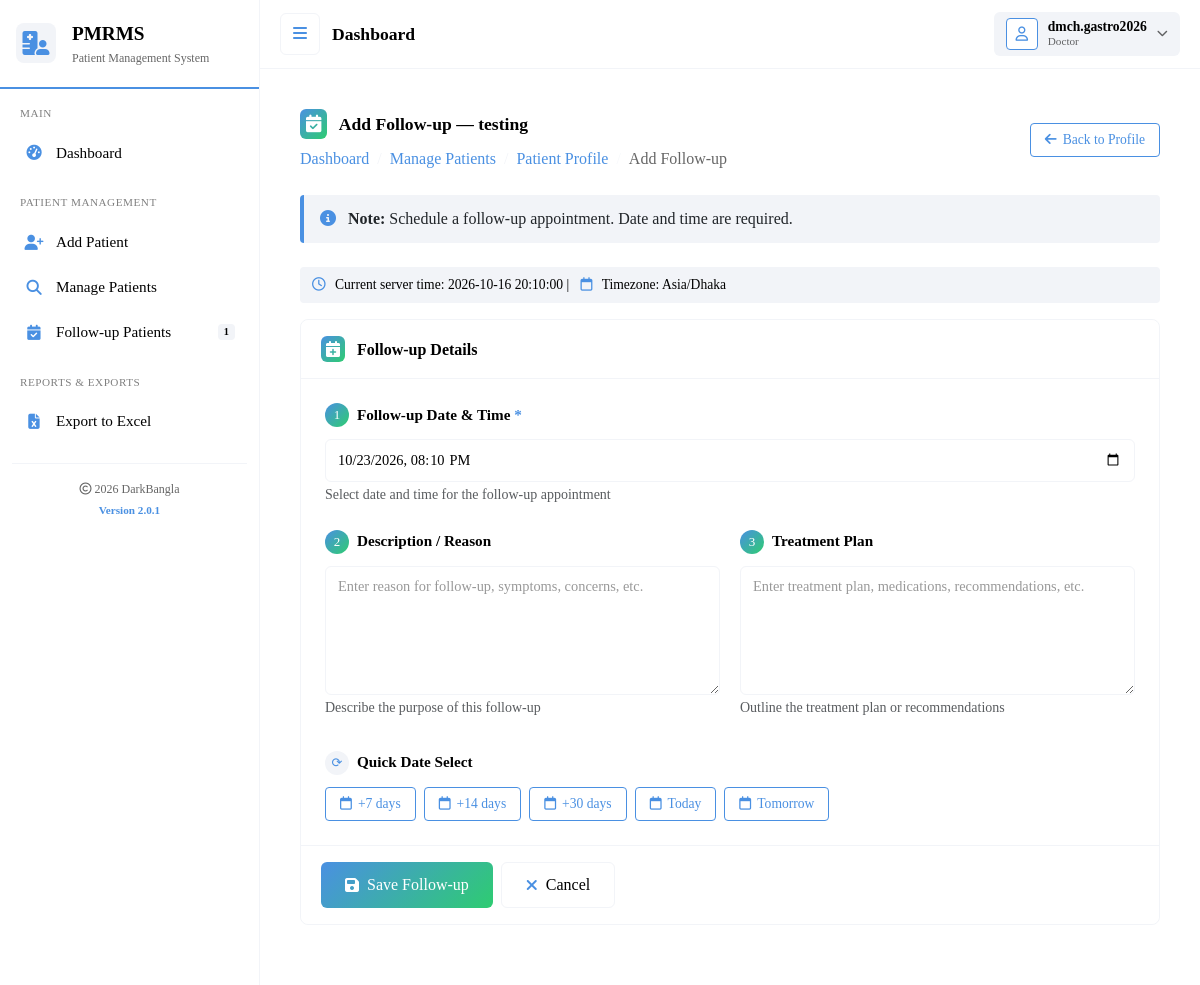
The app's page /?r=modules/followup/add&patient_id=32 (signed in) with its own data.
### tables this page shows
CREATE TABLE `users` (
  `id` int(11) NOT NULL,
  `name` varchar(100) NOT NULL,
  `designation` varchar(100) DEFAULT NULL,
  `degree` varchar(100) DEFAULT NULL,
  `phone` varchar(30) DEFAULT NULL,
  `email` varchar(120) NOT NULL,
  `address` varchar(255) DEFAULT NULL,
  `location1` varchar(100) DEFAULT NULL,
  `location2` varchar(100) DEFAULT NULL,
  `location3` varchar(100) DEFAULT NULL,
  `role_type` enum('Admin','Doctor','Medical Staff','Receptionist','Viewer') NOT NULL DEFAULT 'Doctor',
  `password_hash` varchar(255) NOT NULL,
  `is_active` tinyint(1) NOT NULL DEFAULT 1,
  `created_at` timestamp NOT NULL DEFAULT current_timestamp()
);

CREATE TABLE `patients` (
  `id` int(100) NOT NULL,
  `ibd_reg_no` varchar(50) DEFAULT NULL,
  `name` varchar(120) NOT NULL,
  `age` int(11) DEFAULT NULL,
  `sex` enum('M','F') NOT NULL,
  `dob` date DEFAULT NULL,
  `height_cm` decimal(5,2) DEFAULT NULL,
  `weight_kg` decimal(5,2) DEFAULT NULL,
  `bmi` decimal(5,2) DEFAULT NULL,
  `nationality` varchar(100) DEFAULT 'Bangladesh',
  `religion` varchar(50) DEFAULT NULL,
  `national_id` varchar(50) DEFAULT NULL,
  `occupation` varchar(100) DEFAULT NULL,
  `education` varchar(100) DEFAULT NULL,
  `contact_number` varchar(30) DEFAULT NULL,
  `email` varchar(120) DEFAULT NULL,
  `perm_address` varchar(255) DEFAULT NULL,
  `perm_division_id` int(11) DEFAULT NULL,
  `perm_district_id` int(11) DEFAULT NULL,
  `perm_upazila_id` int(11) DEFAULT NULL,
  `pres_address` varchar(255) DEFAULT NULL,
  `pres_division_id` int(11) DEFAULT NULL,
  `pres_district_id` int(11) DEFAULT NULL,
  `pres_upazila_id` int(11) DEFAULT NULL,
  `father_husband_name` varchar(120) DEFAULT NULL,
  `father_husband_occupation` varchar(100) DEFAULT NULL,
  `mother_name` varchar(120) DEFAULT NULL,
  `mother_occupation` varchar(100) DEFAULT NULL,
  `created_by` int(11) DEFAULT NULL,
  `created_at` timestamp NOT NULL DEFAULT current_timestamp()
);

### src/modules/followup/add.php (the view, shortened to what the rows shown need)
<?php
require_once __DIR__.'/../../includes/db.php';
require_once __DIR__.'/../../includes/auth.php';
require_once __DIR__.'/../../includes/audit.php';
require_once __DIR__.'/../../includes/permissions.php';
if (!has_permission($pdo, 'button.module.followup.add')) {
    $_SESSION['error'] = 'You do not have permission to add follow-up records';
    header('Location: ?r=patients/manage');
    exit;
}
$patient_id = (int)($_GET['patient_id'] ?? 0);
try {
    $stmt = $pdo->prepare("SELECT id, name FROM patients WHERE id=?");
    $stmt->execute([$patient_id]);
    $pat = $stmt->fetch();
} catch (PDOException $e) {
    error_log("Error fetching patient: " . $e->getMessage());
    $_SESSION['error'] = 'Database error occurred';
    header('Location: ?r=patients/manage');
    exit;
}
include __DIR__.'/../../templates/header.php';
?>
<div class="content-wrapper">
    <div class="page-header d-flex justify-content-between align-items-center">
        <div>
            <h6><i class="fa-solid fa-calendar-check"></i> Add Follow-up — <?= htmlspecialchars($pat['name']) ?></h6>
            <nav aria-label="breadcrumb">
                <ol class="breadcrumb">
                    <li class="breadcrumb-item"><a href="?r=dashboard">Dashboard</a></li>
                    <li class="breadcrumb-item"><a href="?r=patients/manage">Manage Patients</a></li>
                    <li class="breadcrumb-item"><a href="?r=patients/profile&id=<?= $patient_id ?>">Patient Profile</a></li>
                    <li class="breadcrumb-item active">Add Follow-up</li>
                </ol>
            </nav>
        </div>
        <a href="?r=patients/profile&id=<?= $patient_id ?>" class="btn-outline-primary btn-sm">
            <i class="fa-solid fa-arrow-left"></i> Back to Profile
        </a>
    </div>
    <div class="info-box">
        <i class="fa-solid fa-info-circle"></i>
        <strong>Note:</strong> Schedule a follow-up appointment. Date and time are required.
    </div>
    <div class="current-datetime mb-3">
        <i class="fa-regular fa-clock"></i>
        Current server time: <?= date('Y-m-d H:i:s') ?> |
        <i class="fa-regular fa-calendar ms-2"></i>
        Timezone: <?= date_default_timezone_get() ?>
    </div>
    <form method="post" class="form-card">
        <div class="card-header">
            <h6><i class="fa-solid fa-calendar-plus"></i> Follow-up Details</h6>
        </div>
        <div class="card-body">
            <div class="mb-4">
                <div class="section-header">
                    <span class="serial-number">1</span>
                    <strong>Follow-up Date & Time <span style="color: var(--blue);">*</span></strong>
                </div>
                <input type="datetime-local" class="form-control" name="followup_at" required
                       value="<?= date('Y-m-d\TH:i', strtotime('+7 days')) ?>">
                <small class="text-muted">Select date and time for the follow-up appointment</small>
            </div>
            <div class="two-col-grid">
                <div class="mb-3">
                    <div class="section-header">
                        <span class="serial-number">2</span>
                        <strong>Description / Reason</strong>
                    </div>
                    <textarea class="form-control" name="description" rows="5"
                              placeholder="Enter reason for follow-up, symptoms, concerns, etc."></textarea>
                    <small class="text-muted">Describe the purpose of this follow-up</small>
                </div>
                <div class="mb-3">
                    <div class="section-header">
                        <span class="serial-number">3</span>
                        <strong>Treatment Plan</strong>
                    </div>
                    <textarea class="form-control" name="treatment" rows="5"
                              placeholder="Enter treatment plan, medications, recommendations, etc."></textarea>
                    <small class="text-muted">Outline the treatment plan or recommendations</small>
                </div>
            </div>
            <div class="mt-3">
                <div class="section-header">
                    <span class="serial-number" style="background: var(--ash); color: var(--blue);">⟳</span>
                    <strong>Quick Date Select</strong>
                </div>
                <div class="d-flex gap-2 flex-wrap">
                    <button type="button" class="btn-outline-primary btn-sm" onclick="setDate(7)">
                        <i class="fa-regular fa-calendar"></i> +7 days
                    </button>
                    <button type="button" class="btn-outline-primary btn-sm" onclick="setDate(14)">
                        <i class="fa-regular fa-calendar"></i> +14 days
                    </button>
                    <button type="button" class="btn-outline-primary btn-sm" onclick="setDate(30)">
                        <i class="fa-regular fa-calendar"></i> +30 days
                    </button>
                    <button type="button" class="btn-outline-primary btn-sm" onclick="setToday()">
                        <i class="fa-regular fa-calendar"></i> Today
                    </button>
                    <button type="button" class="btn-outline-primary btn-sm" onclick="setTomorrow()">
                        <i class="fa-regular fa-calendar"></i> Tomorrow
                    </button>
                </div>
            </div>
        </div>
        <div class="card-footer d-flex gap-2">
            <button type="submit" class="btn-primary">
                <i class="fa-solid fa-floppy-disk"></i> Save Follow-up
            </button>
            <a class="btn-secondary" href="?r=patients/profile&id=<?= $patient_id ?>">
                <i class="fa-solid fa-times"></i> Cancel
            </a>
        </div>
    </form>
</div>
<?php include __DIR__.'/../../templates/footer.php'; ?>

### src/templates/header.php (shortened to what the rows shown need)
<?php
$configPath = __DIR__ . '/../../config/config.php';
if (file_exists($configPath)) {
    $config = require $configPath;
} else {
    $config = ['app' => ['base_url' => '']];
}
$base = $config['app']['base_url'] ?? '';
$current_user = null;
if (function_exists('user')) {
    $current_user = user();
}
$current_route = $_GET['r'] ?? 'dashboard';
$due_count = 0;
if (isset($pdo) && function_exists('has_permission') && has_permission($pdo, 'menu.patients.followup')) {
    try {
        $due_count = $pdo->query("SELECT COUNT(*) FROM followups WHERE DATE(followup_at) <= DATE(NOW())")->fetchColumn();
    } catch (Exception $e) {
    }
}
?>
<!doctype html>
<html lang="en">
<head>
<link href="https://cdn.jsdelivr.net/npm/bootstrap@5.3.3/dist/css/bootstrap.min.css" rel="stylesheet">
<link href="https://cdnjs.cloudflare.com/ajax/libs/font-awesome/6.5.0/css/all.min.css" rel="stylesheet">
<link href="<?=$base?>/assets/css/app.css" rel="stylesheet">
</head>
<body class="bg-white">
<div class="d-flex">
    <nav id="sidebar">
        <div class="sidebar-header d-flex align-items-center gap-3">
            <div class="logo-icon">
                <i class="fa-solid fa-hospital-user"></i>
            </div>
            <div>
                <div class="logo-text">PMRMS</div>
                <div class="logo-subtext">Patient Management System</div>
            </div>
        </div>
        <div class="sidebar-content">
            <div class="nav-section">
                <div class="nav-section-title">Main</div>
                <ul class="list-unstyled">
                    <li class="nav-item">
                        <a class="nav-link-custom <?= $current_route == 'dashboard' ? 'active' : '' ?>" href="?r=dashboard">
                            <i class="fa-solid fa-gauge-high"></i>
                            <span>Dashboard</span>
                        </a>
                    </li>
                </ul>
            </div>
<?php if (isset($pdo) && function_exists('has_permission') && has_permission($pdo, 'menu.patients')): ?>
<div class="nav-section">
    <div class="nav-section-title">Patient Management</div>
    <ul class="list-unstyled">
        <?php if (has_permission($pdo, 'menu.patients.add') || has_permission($pdo, 'button.patient.add')): ?>
        <li class="nav-item">
            <a class="nav-link-custom <?= (strpos($current_route, 'patients/add') !== false) ? 'active' : '' ?>" href="?r=patients/add">
                <i class="fa-solid fa-user-plus"></i>
                <span>Add Patient</span>
            </a>
        </li>
        <?php endif; ?>
        <?php if (has_permission($pdo, 'menu.patients.manage')): ?>
        <li class="nav-item">
            <a class="nav-link-custom <?= (strpos($current_route, 'patients/manage') !== false) ? 'active' : '' ?>" href="?r=patients/manage">
                <i class="fa-solid fa-magnifying-glass"></i>
                <span>Manage Patients</span>
            </a>
        </li>
        <?php endif; ?>
        <?php if (has_permission($pdo, 'menu.patients.followup')): ?>
        <li class="nav-item">
            <a class="nav-link-custom <?= (strpos($current_route, 'patients/followup') !== false) ? 'active' : '' ?>" href="?r=patients/followup">
                <i class="fa-solid fa-calendar-check"></i>
                <span>Follow-up Patients</span>
                <?php if ($due_count > 0): ?>
                <span class="badge"><?= $due_count ?></span>
                <?php endif; ?>
            </a>
        </li>
        <?php endif; ?>
    </ul>
</div>
<?php endif; ?>
<?php if (isset($pdo) && function_exists('has_permission') && (has_permission($pdo, 'menu.users') ||
          has_permission($pdo, 'menu.roles') ||
          has_permission($pdo, 'menu.audit'))): ?>
<div class="nav-section">
    <div class="nav-section-title">Administration</div>
    <ul class="list-unstyled">
        <?php if (has_permission($pdo, 'menu.users')): ?>
        <li class="nav-item">
            <a class="nav-link-custom <?= (strpos($current_route, 'users') !== false && $current_route != 'users/roles' && $current_route != 'users/role_permissions' && $current_route != 'users/user_permissions') ? 'active' : '' ?>" href="?r=users">
                <i class="fa-solid fa-users-gear"></i>
                <span>User Management</span>
            </a>
        </li>
        <?php endif; ?>
        <?php if (has_permission($pdo, 'menu.roles')): ?>
        <li class="nav-item">
            <a class="nav-link-custom <?= (strpos($current_route, 'users/roles') !== false) ? 'active' : '' ?>" href="?r=users/roles">
                <i class="fa-solid fa-key"></i>
                <span>Role Management</span>
            </a>
        </li>
        <?php endif; ?>
        <?php if (has_permission($pdo, 'menu.audit')): ?>
        <li class="nav-item">
            <a class="nav-link-custom <?= (strpos($current_route, 'audit') !== false && $current_route != 'audit/active') ? 'active' : '' ?>" href="?r=audit">
                <i class="fa-solid fa-clipboard-list"></i>
                <span>Audit Trail</span>
            </a>
        </li>
        <?php endif; ?>
        <?php if (has_permission($pdo, 'menu.audit.sessions')): ?>
        <li class="nav-item">
            <a class="nav-link-custom <?= ($current_route == 'audit/active') ? 'active' : '' ?>" href="?r=audit/active">
                <i class="fa-solid fa-user-clock"></i>
                <span>Active Sessions</span>
            </a>
        </li>
        <?php endif; ?>
    </ul>
</div>
<?php endif; ?>
<?php if (isset($pdo) && function_exists('has_permission') && (has_permission($pdo, 'menu.reports') || has_permission($pdo, 'export.excel'))): ?>
<div class="nav-section">
    <div class="nav-section-title">Reports & Exports</div>
    <ul class="list-unstyled">
        <?php if (has_permission($pdo, 'export.excel')): ?>
        <li class="nav-item">
            <a class="nav-link-custom <?= ($current_route == 'exports') ? 'active' : '' ?>" href="?r=exports">
                <i class="fa-solid fa-file-excel"></i>
                <span>Export to Excel</span>
            </a>
        </li>
        <?php endif; ?>
    </ul>
</div>
<?php endif; ?>
        <div class="sidebar-footer">
            <div class="footer-copyright">
                <i class="fa-regular fa-copyright"></i> <?=date('Y')?> DarkBangla
            </div>
            <div class="footer-version">
                Version 2.0.1
            </div>
        </div>
    </nav>
    <div class="main-content">
        <nav class="top-nav d-flex justify-content-between align-items-center">
            <div class="d-flex align-items-center">
                <button class="toggle-btn" id="toggleSidebar">
                    <i class="fa-solid fa-bars"></i>
                </button>
                <span class="page-title">
                    <?php
                    $titles = [
                        'dashboard' => 'Dashboard',
                        'patients/add' => 'Add Patient',
                        'patients/manage' => 'Manage Patients',
                        'patients/followup' => 'Follow-up Patients',
                        'patients/profile' => 'Patient Profile',
                        'patients/view' => 'Patient Details',
                        'patients/edit' => 'Edit Patient',
                        'users' => 'User Management',
                        'users/form' => 'User Form',
                        'users/roles' => 'Role Management',
                        'users/role_permissions' => 'Role Permissions',
                        'users/user_permissions' => 'User Permissions',
                        'audit' => 'Audit Trail',
                        'audit/active' => 'Active Users',
                        'reports' => 'Reports',
                        'exports' => 'Export Data',
                        'profile' => 'My Profile',
                    ];
                    echo $titles[$current_route] ?? 'Dashboard';
                    ?>
                </span>
            </div>
            <div class="user-menu">
                <div class="dropdown">
                    <div class="user-info" data-bs-toggle="dropdown" aria-expanded="false">
                        <div class="user-avatar">
                            <i class="fa-regular fa-user"></i>
                        </div>
                        <div class="user-details">
                            <div class="user-name"><?=htmlspecialchars($current_user['name'] ?? 'User')?></div>
                            <div class="user-role"><?=htmlspecialchars($current_user['role_type'] ?? '')?></div>
                        </div>
                        <i class="fa-solid fa-chevron-down" style="font-size: 0.7rem; color: var(--black); opacity: 0.6;"></i>
                    </div>
                </div>
            </div>
        </nav>
        <main class="content-wrapper">

### records on screen
users: name "dmch.gastro2026", role_type "Doctor"
patients: name "testing"

### other values on screen
$due_count "1"
$titles[$current_route] "Dashboard"
date_default_timezone_get() "Asia/Dhaka"
